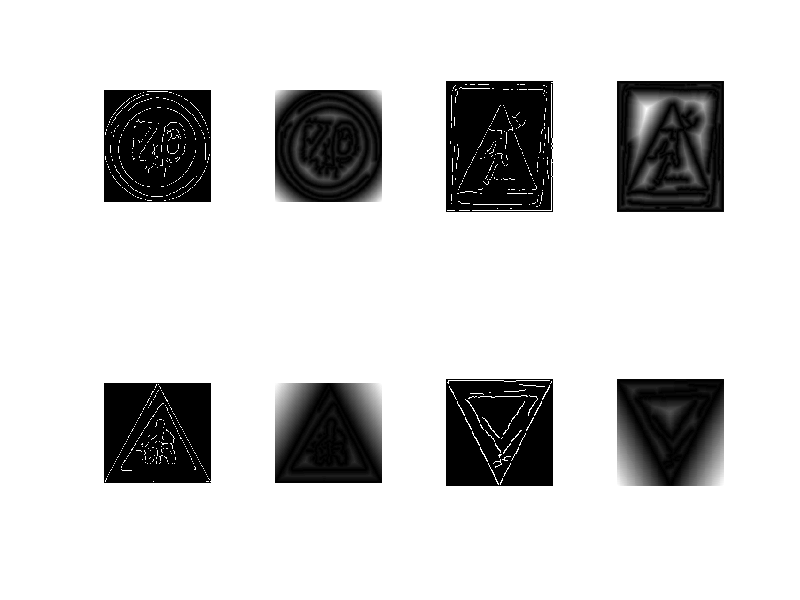

The MATLAB source for this figure: (Note: this script raises an error after producing the figure.)
clearvars
close all

% Computing Distance Transforms of model signals:
load('edgesModels.mat')
circleDT = bwdist(circleEdges);
squareDT = bwdist(squareEdges);
upTriangleDT = bwdist(upTriangleEdges);
downTriangleDT = bwdist(downTriangleEdges);
save('DTModels.mat', 'circleDT', 'squareDT', 'upTriangleDT', 'downTriangleDT')
figure()
subplot(2,4,1)
imshow(circleEdges)
subplot(2,4,2)
imshow(circleDT, [0, max(max(circleDT))])
subplot(2,4,3)
imshow(squareEdges)
subplot(2,4,4)
imshow(squareDT, [0, max(max(squareDT))])
subplot(2,4,5)
imshow(upTriangleEdges)
subplot(2,4,6)
imshow(upTriangleDT, [0, max(max(upTriangleDT))])
subplot(2,4,7)
imshow(downTriangleEdges)
subplot(2,4,8)
imshow(downTriangleDT, [0, max(max(downTriangleDT))])

% Parameters for Canny edge detector:
threshold = [0.1, 0.25];
sigma = 2;

% Train data set directory:
dirtrain = [pwd, '\..\..\train'];

% List of train images:
imageslist = listFiles(dirtrain);

for file = imageslist
    % Reading the image and converting to double:
    image = double(imread(dirtrain, '\', file));
    
    % Converting to grayscale:
    image_grey = (image(:,:,1) + image(:,:,2) + image(:,:,3)) / (3 * 255);
    
    % Computing edges:
    image_edges = edge(image_grey, 'canny', threshold, 'both', sigma);
    
    % Sweep templates across image:
    [mask, windowCandidates] = slidingWindow_edges(image_edges, width, height, stepW, stepH, sizes);
end






